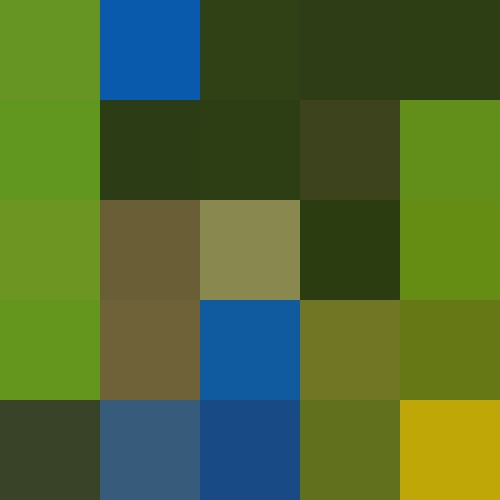
#> input picture average_color_map.jpg, 500 x 500 px
$ python -i debug.py   (imports and definitions only)
#> lines starting #> are read from the running program, lines starting #| are printed output that depends on the picture; after the words box and inside, x2 and y2 are one past the last pixel; in counts of white or black regions, pixels touching at a corner belong together
import cv2 as cv
import numpy as np
import random

class Debugger:
    def __init__(self):
        # LOGGING
        self.verbose = False

        # USER-INTERFACE
        self.show_input = False
        self.show_contours = True
        self.show_hsv_values = True
        self.show_gray_scale = False

        # TEXT/FONT PROPERTIES
        self.font = cv.FONT_HERSHEY_SIMPLEX
        self.org = (50,50)
        self.font_scale = 1
        self.color = (255,0,0)
        self.thickness = 2

    # NOTE: **Contours**
    #    Only ever find contours for dom_col_img, and then draw contours on contour_img.
    # [55 lines left out: function init, not called in this run]

    def display_input(self, img):
        cv.imshow("[DEBUG] Input Image", img)
        self.wait_for_input()

    def display_hsv_vals(self, img):
        cv.imshow("[DEBUG] Image HSV Values (Hue / Sat / Val)", img)
        self.wait_for_input()

    def display_grayscale(self, img):
        cv.imshow("[DEBUG] Terrain Generation Grayscaled", img)
        self.wait_for_input()

    def wait_for_input(self):
        cv.waitKey(0)
        cv.destroyAllWindows()

    # HSV Thresholding (Hue/Saturation/Value)
    def get_hsv_mask(self, img, terrain):
        match terrain:
            # TODO: Add spawn regions?
            case "forest":
                lower = np.array([26, 35, 0])
                upper = np.array([88, 255, 67])
            case "lake":
                lower = np.array([95, 50, 50])
                upper = np.array([120, 255, 255])
            case "plains":
                lower = np.array([30, 80, 78])
                upper = np.array([95, 255, 255])
            case "wasteland":
                lower = np.array([0, 20, 40])
                upper = np.array([70, 150, 150])

            case "field":
                lower = np.array([25, 120, 120])
                upper = np.array([30, 255, 255])

            case "mine":
                 lower = np.array([0, 0, 0])
                 upper = np.array([28, 180, 80])
            case _:
                lower = np.array([0, 0, 0])
                upper = np.array([0, 0, 0])
                print(f"Could not find terrain handler: {terrain}")
        mask = cv.inRange(img, lower, upper)
        return mask

    def find_contours(self, input_img):
        terrains = []
        check_all = False

        if check_all:
            terrains = [ "forest", "lake", "plains", "wasteland", "field", "mine" ]
        else:
            terrains = [ "forest" ]

        all_contours = []
        hsv_img = cv.cvtColor(input_img, cv.COLOR_BGR2HSV)

        for terrain in terrains:
            hsv_mask = self.get_hsv_mask(hsv_img, terrain)
            kernel = cv.getStructuringElement(cv.MORPH_ELLIPSE, (5,5))
            mask = cv.morphologyEx(hsv_mask, cv.MORPH_OPEN, kernel)
            contours, _ = cv.findContours(mask, cv.RETR_TREE, cv.CHAIN_APPROX_SIMPLE)
            for contour in contours:
                all_contours.append(contour)

        return all_contours

    # [12 lines left out: function convert_bgr_to_hsv, not called in this run]

>>> import cv2
>>> picture = cv2.imread('average_color_map.jpg')
#> picture is the input picture: shape (500, 500, 3); mean B, G, R 49.3, 103.1, 78.3
>>> result = Debugger().find_contours(picture)
#> in find_contours, `hsv_img = cv.cvtColor(input_img, cv.COLOR_BGR2HSV)`: hsv_img: shape (500, 500, 3); mean H, S, V 48.1, 180.4, 114.6
#> the loop in find_contours, `for terrain in terrains:` made 1 pass
#> pass 1, in get_hsv_mask, `mask = cv.inRange(img, lower, upper)`:
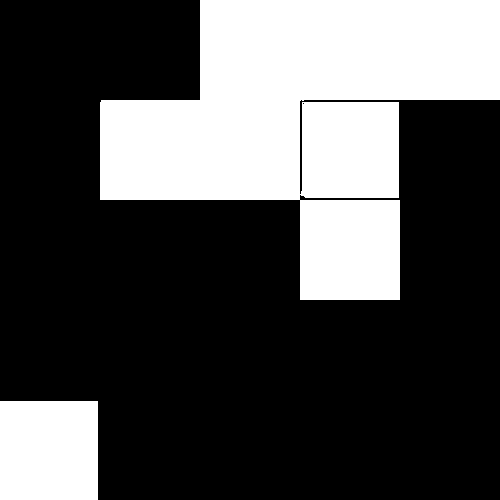
#> mask: shape (500, 500); 31.6% white; 2 white regions, box (x1, y1, x2, y2) and area: (100, 0, 500, 300) 69313, (0, 401, 98, 500) 9702
#> after the loop in find_contours, `for terrain in terrains:`: all_contours = 4 contours; box (x1, y1, x2, y2) and area: (100, 0, 500, 200) 49400, (300, 200, 400, 300) 9795, (0, 401, 98, 500) 9504, (301, 102, 399, 198) 9111
#> result has the same summary as all_contours in find_contours
